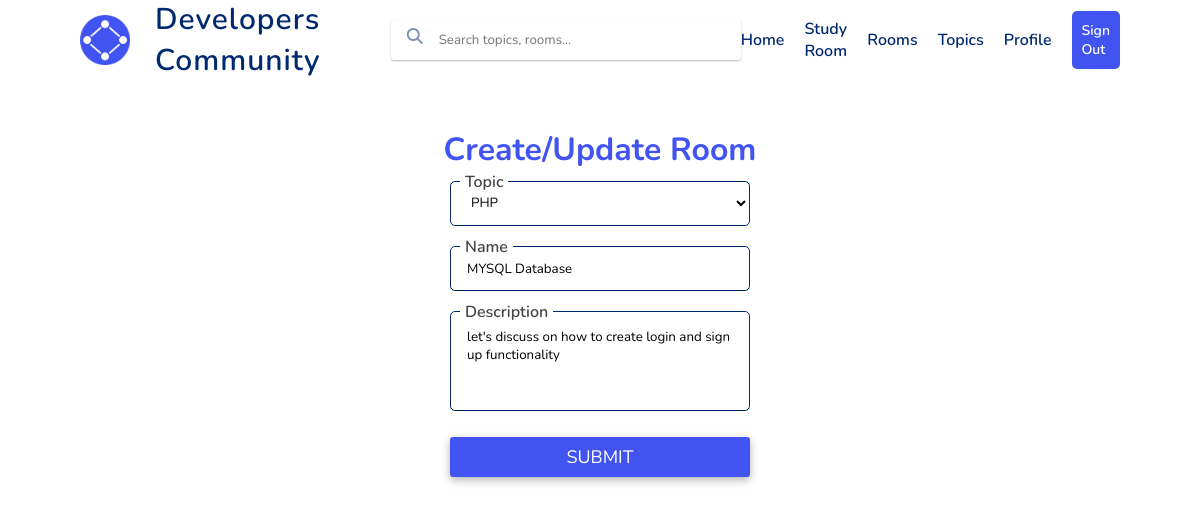
/community/update-room/7 (signed in), run on the app's committed database.
### community/models.py (models this page shows, shortened)
class Room(models.Model):
    host = models.ForeignKey(User, on_delete=models.SET_NULL, null=True)
    topic = models.ForeignKey(Topic, on_delete=models.SET_NULL, null=True)
    name = models.CharField(max_length=200)
    description = models.TextField(null=True, blank=True)
    participants = models.ManyToManyField(User, related_name='participants', blank=True)
    updated = models.DateTimeField(auto_now=True)
    created = models.DateTimeField(auto_now_add=True)
    class Meta:
        ordering = ['-updated', 'created']

### community/views.py (the view)
# urls.py: path('update-room/<str:pk>', views.updateRoom, name='update-room'),
@login_required(login_url='login')
def updateRoom(request, pk):
    page = 'study-room'
    room = Room.objects.get(id=pk)
    form = RoomForm(instance=room)
    if request.user != room.host:
        return HttpResponse('You are not allowed here')
    if request.method == 'POST':
        form = RoomForm(request.POST, instance=room)
        if form.is_valid():
            form.save()
            return redirect('study-room')
    context = {'form': form, 'page': page}
    return render(request, 'community/room_form.html', context)

### community/forms.py
class RoomForm(ModelForm):
    class Meta:
        model = Room
        fields = '__all__'
        exclude  = ['host', 'participants']

### community/models.py (called while the page is built)
    def __str__(self):
        return self.name

### community/templates/community/room_form.html (shortened to what this page needs)
{% extends "study-room.html" %}
{% block content %}
<div class="login-container">
    <div class="form-container">
        <h1>Create/Update Room</h1>
    <form action="" method="POST">
        {% for field in form %}
        <div class="form-input">
            <label>{{field.label}}</label>
            {{field}}
        </div>
        {% endfor %}
        <input type="submit" value="Submit">
    </form>
</div>
</div>
{% endblock content %}

### static/styles/main.css (style rules this page uses)
* { padding: 0; margin: 0; box-sizing: border-box; text-rendering: optimizeLegibility; font-family: var(--nunito); }
html { scroll-behavior: smooth; }
:root { --blue: #4154f1; --text-main: #444444; --text-alt: #012970; --orange: #FFA500; --Lawn-Green: #7CFC00; --Hot-Pink: #FF69B4; --white: #ffffff; --open-sans: 'Open Sans', sans-serif; --nunito: "Nunito", sans-serif; --color-1: #451952; --color-2: #662549; --color-3: #AE445A; --color-4: #F39F5A; }
body { color: var(--text-main); }
.login-container { padding: 3rem 5rem; }
.form-container { display: flex; align-items: center; justify-content: flex-start; flex-direction: column; grid-gap: 10px; }
.form-container.form-container h1 { color: var(--blue); }
.form-input { position: relative; width:300px; margin-bottom: 20px; }
.form-input label { position: absolute; top: -10px; left: 10px; background: var(--white); padding: 0 5px; font-weight: 600; }
.form-input input, select { height: 45px; width: 100%; outline: none; border: .5px solid var(--text-alt); border-radius: 5px; padding: 0 1rem; background: none; }
.form-input textarea { height: 100px; width: 100%; resize: none; border: .5px solid var(--text-alt); border-radius: 5px; padding: 1rem; outline: none; background: none; }
.form-input select option { width: 100%; cursor: pointer; color: var(--text-alt); }
form input[type="submit"] { background: var(--blue); color: var(--white); border: none; border-radius: 3px; font-size: 16px; box-shadow: 0 3px 10px rgba(0, 0, 0, .3); width: 100%; height: 40px; font-size: 18px; text-transform: uppercase; cursor: pointer; transition: .2s ease; }

### data on the page
Room: form "PHP" "MYSQL Database" "let's discuss on how to create login and sign up functionality"

### other printed values
{{ field.label }} "Topic" "Name" "Description"
